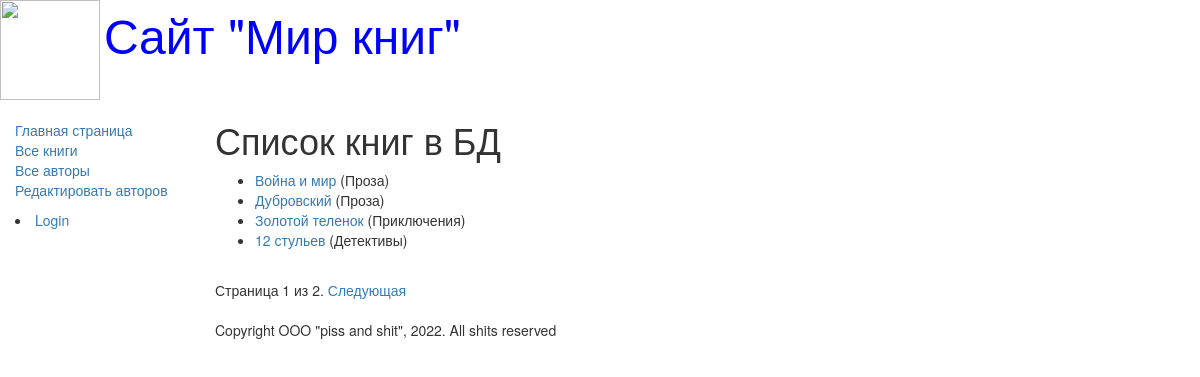
The page /books/ on the database its author committed.
### catalog/models.py (models this page shows, shortened)
class Book(models.Model):
    title = models.CharField(max_length=200, help_text='Введите название книги', verbose_name='Название книги')
    genre = models.ForeignKey('Genre', on_delete=models.CASCADE, help_text='Выберите жанр книги', verbose_name='Жанр книги', null=True)
    language = models.ForeignKey('Language', on_delete=models.CASCADE, help_text='Выберите язык книги', verbose_name='Язык книги', null=True)
    author = models.ManyToManyField('Author', help_text='Выберите автора книги', verbose_name='Автор книги')
    summary = models.TextField(max_length=1000, help_text='Введите краткое описание книги', verbose_name='Анотация книги')
    isbn = models.CharField(max_length=13, help_text='Должно содержать 13 символов', verbose_name='ISBN книги')
    def get_absolute_url(self):
        return reverse('book-detail', args=[str(self.id)])
    def display_author(self):
        return ', '.join([author.last_name for author in self.author.all()])
    display_author.short_description = 'Авторы'

class Genre(models.Model):
    name = models.CharField(max_length=200, help_text='Введите жанр книго', verbose_name='Жанр книги')
    def __str__(self):
        return self.name

### catalog/views.py (the view)
# urls.py: re_path(r'^books/$', views.BookListView.as_view(), name='books'),
class BookListView(generic.ListView):
    model = Book
    paginate_by = 4

### templates/catalog/book_list.html
{% extends 'base_generic.html' %}
{% block content %}
<h1>Список книг в БД</h1>
{% if book_list %}
<ul>
    {% for book in book_list %}
    <li>
        <a href="{{ book.get_absolute_url }}">
                 {{ book.title }}</a>
                 ({{ book.genre }})
    </li>
    {% endfor %}
</ul>
{% else %}
<p>Вбазе данных нет книг</p>
{% endif %}
{% endblock %}

### rows shown on the page
Book: title "Война и мир", genre "Проза"
Book: title "Дубровский", genre "Проза"
Book: title "Золотой теленок", genre "Приключения"
Book: title "12 стульев", genre "Детективы"

### other values the page prints
{{ page_obj.number }} "1"
{{ page_obj.paginator.num_pages }} "2"
